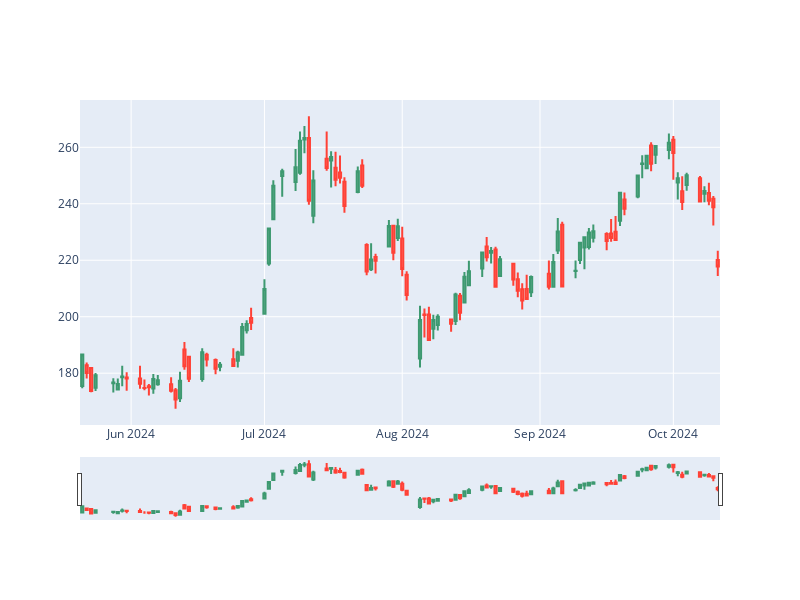

The notebook cell saved with this chart:
### Code cell
client.plot_candlestick(symbol="TSLA")
